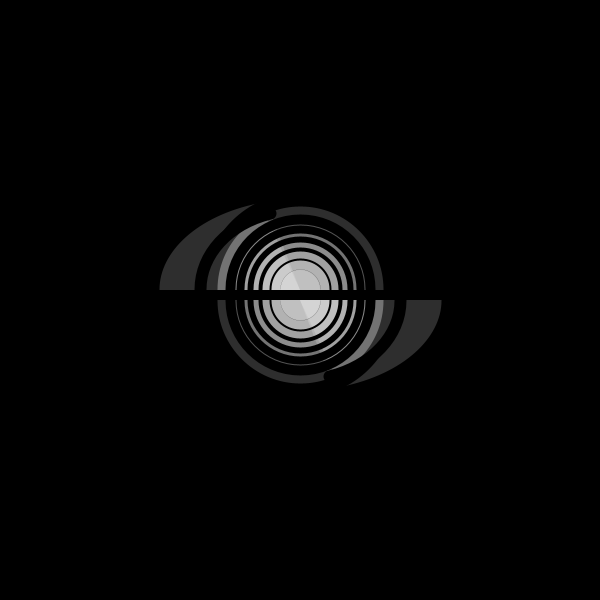
Frame 1 (no input)
Frame 60 (the mouse pressed at the canvas centre just before this capture): identical to frame 1, image omitted
Frame 120 (the mouse held since frame 60 and released just before this capture): identical to frame 1, image omitted

The Processing sketch that drew this single still picture (run headless with seeded random() and noise(); from frame 60 on, the mouse is pressed at the canvas centre):

// Processing sketch: processing_91213
// ── processing_91213.pde

void setup()
{
  //taille de l'image
  size(600, 600);
  background(0);
  smooth();
}
void draw()
{
   background(0);
  //variable X et Y
  fill(255,46);
  //variable X et Y
  int arcx = 300;
 int arcy =300;
  // variable W et H
  int widtha;
  int heighta;
  //variable pour le 1er arc
  heighta =200;
  widtha =300;
  
  //epaisseur
  strokeWeight(18);
  //arc de cercle 1
  arc(arcx, arcy, widtha, heighta, 0, 4/PI);
  
  //variable pour le 2eme arc
  heighta = 180;
  widtha = 180;
  //epaisseur
  strokeWeight(14);
 
 //arc de cercle 2
  arc(arcx, arcy, widtha, heighta, 0, PI);
  
  //variable pour le 3eme arc
  heighta = 160;
  widtha = 200;
  
  //epaisseur
  strokeWeight(12);
  
  //arc de cercle 3
  arc(arcx, arcy, widtha, heighta, 0, 4/PI);

//variable pour l'epaisseur du trait
int epaisseur=10;
  
  //boucle for pour les arcs suivants
  for (int i =140; i >=40; i = i -20){
  
 stroke(0);
    strokeWeight(epaisseur);
   //arc de cercle suivant
  arc(arcx, arcy, i, i, 0, PI);
    epaisseur=epaisseur-2;
 }
 
 pushMatrix();
  //faire descendre l'arc
  translate(600,590);
  //rotation a 180°
  rotate(PI);
  //variable pour le 4eme arc
   heighta =200;
  widtha =300;
//epaisseur
 strokeWeight(18);
  //arc de cercle 4
  arc(arcx, arcy, widtha, heighta, 0, 4/PI);
  
  //variable pour le 5eme arc
  heighta = 180;
  widtha = 180;
  //epaisseur
  strokeWeight(14);
  //arc de cercle 5
  arc(arcx, arcy, widtha, heighta, 0, PI);
 //variable pour le 6eme arc
  heighta = 160;
  widtha = 200;
  //epaisseur
  strokeWeight(12);
  //arc de cercle 6
  arc(arcx, arcy, widtha, heighta, 0, 4/PI);
// variable pour l'epaisseur
int epaisseur2=10;
  //boucle for pour les arcs suivants
  for (int i =140; i >=40; i = i -20){
   
 stroke(0);
    strokeWeight(epaisseur2);
   // arc de cercles suivants
   arc(arcx, arcy, i, i, 0, PI);
    epaisseur2=epaisseur2-2;
 }
   popMatrix();

 // noLoop();
}
